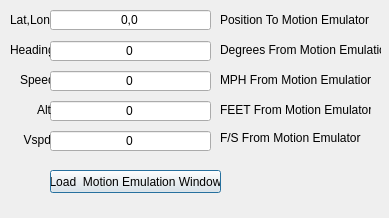
<?xml version="1.0" encoding="UTF-8"?>
<ui version="4.0">
 <class>telemetrysimuDialog</class>
 <widget class="QDialog" name="telemetrysimuDialog">
  <property name="geometry">
   <rect>
    <x>0</x>
    <y>0</y>
    <width>389</width>
    <height>218</height>
   </rect>
  </property>
  <property name="windowTitle">
   <string>Telemetry Simulator</string>
  </property>
  <widget class="QLineEdit" name="LatLon">
   <property name="geometry">
    <rect>
     <x>50</x>
     <y>10</y>
     <width>161</width>
     <height>20</height>
    </rect>
   </property>
   <property name="text">
    <string>0,0</string>
   </property>
   <property name="alignment">
    <set>Qt::AlignCenter</set>
   </property>
  </widget>
  <widget class="QPushButton" name="startMotion">
   <property name="geometry">
    <rect>
     <x>50</x>
     <y>170</y>
     <width>171</width>
     <height>23</height>
    </rect>
   </property>
   <property name="text">
    <string>Load  Motion Emulation Window</string>
   </property>
  </widget>
  <widget class="QLabel" name="mphLabel">
   <property name="geometry">
    <rect>
     <x>220</x>
     <y>70</y>
     <width>161</width>
     <height>20</height>
    </rect>
   </property>
   <property name="text">
    <string>MPH From Motion Emulatior</string>
   </property>
  </widget>
  <widget class="QLabel" name="mphLabel_2">
   <property name="geometry">
    <rect>
     <x>220</x>
     <y>40</y>
     <width>161</width>
     <height>20</height>
    </rect>
   </property>
   <property name="text">
    <string>Degrees From Motion Emulation</string>
   </property>
  </widget>
  <widget class="QLabel" name="label_6">
   <property name="geometry">
    <rect>
     <x>20</x>
     <y>130</y>
     <width>31</width>
     <height>20</height>
    </rect>
   </property>
   <property name="text">
    <string>Vspd</string>
   </property>
   <property name="alignment">
    <set>Qt::AlignRight|Qt::AlignTrailing|Qt::AlignVCenter</set>
   </property>
  </widget>
  <widget class="QLabel" name="fsLabel">
   <property name="geometry">
    <rect>
     <x>220</x>
     <y>130</y>
     <width>161</width>
     <height>16</height>
    </rect>
   </property>
   <property name="text">
    <string>F/S From Motion Emulator</string>
   </property>
  </widget>
  <widget class="QDoubleSpinBox" name="dsAlt">
   <property name="geometry">
    <rect>
     <x>50</x>
     <y>100</y>
     <width>161</width>
     <height>22</height>
    </rect>
   </property>
   <property name="alignment">
    <set>Qt::AlignCenter</set>
   </property>
   <property name="readOnly">
    <bool>true</bool>
   </property>
   <property name="buttonSymbols">
    <enum>QAbstractSpinBox::NoButtons</enum>
   </property>
   <property name="decimals">
    <number>0</number>
   </property>
   <property name="maximum">
    <double>5000.000000000000000</double>
   </property>
   <property name="value">
    <double>0.000000000000000</double>
   </property>
  </widget>
  <widget class="QLabel" name="label_5">
   <property name="geometry">
    <rect>
     <x>20</x>
     <y>100</y>
     <width>31</width>
     <height>20</height>
    </rect>
   </property>
   <property name="text">
    <string>Alt</string>
   </property>
   <property name="alignment">
    <set>Qt::AlignRight|Qt::AlignTrailing|Qt::AlignVCenter</set>
   </property>
  </widget>
  <widget class="QLabel" name="label_3">
   <property name="geometry">
    <rect>
     <x>20</x>
     <y>70</y>
     <width>31</width>
     <height>20</height>
    </rect>
   </property>
   <property name="text">
    <string>Speed</string>
   </property>
  </widget>
  <widget class="QDoubleSpinBox" name="dsSpeed">
   <property name="geometry">
    <rect>
     <x>50</x>
     <y>70</y>
     <width>161</width>
     <height>22</height>
    </rect>
   </property>
   <property name="alignment">
    <set>Qt::AlignCenter</set>
   </property>
   <property name="readOnly">
    <bool>true</bool>
   </property>
   <property name="buttonSymbols">
    <enum>QAbstractSpinBox::NoButtons</enum>
   </property>
   <property name="decimals">
    <number>0</number>
   </property>
   <property name="maximum">
    <double>250.000000000000000</double>
   </property>
  </widget>
  <widget class="QLabel" name="label_4">
   <property name="geometry">
    <rect>
     <x>10</x>
     <y>40</y>
     <width>41</width>
     <height>20</height>
    </rect>
   </property>
   <property name="text">
    <string>Heading</string>
   </property>
  </widget>
  <widget class="QDoubleSpinBox" name="dsHeading">
   <property name="geometry">
    <rect>
     <x>50</x>
     <y>40</y>
     <width>161</width>
     <height>22</height>
    </rect>
   </property>
   <property name="alignment">
    <set>Qt::AlignCenter</set>
   </property>
   <property name="readOnly">
    <bool>true</bool>
   </property>
   <property name="buttonSymbols">
    <enum>QAbstractSpinBox::NoButtons</enum>
   </property>
   <property name="decimals">
    <number>0</number>
   </property>
   <property name="maximum">
    <double>360.000000000000000</double>
   </property>
   <property name="value">
    <double>0.000000000000000</double>
   </property>
  </widget>
  <widget class="QDoubleSpinBox" name="dsFs">
   <property name="geometry">
    <rect>
     <x>50</x>
     <y>130</y>
     <width>161</width>
     <height>22</height>
    </rect>
   </property>
   <property name="alignment">
    <set>Qt::AlignCenter</set>
   </property>
   <property name="readOnly">
    <bool>true</bool>
   </property>
   <property name="buttonSymbols">
    <enum>QAbstractSpinBox::NoButtons</enum>
   </property>
   <property name="decimals">
    <number>0</number>
   </property>
   <property name="minimum">
    <double>-100.000000000000000</double>
   </property>
   <property name="maximum">
    <double>100.000000000000000</double>
   </property>
   <property name="value">
    <double>0.000000000000000</double>
   </property>
  </widget>
  <widget class="QLabel" name="altLabel">
   <property name="geometry">
    <rect>
     <x>220</x>
     <y>100</y>
     <width>151</width>
     <height>20</height>
    </rect>
   </property>
   <property name="text">
    <string>FEET From Motion Emulator</string>
   </property>
  </widget>
  <widget class="QLabel" name="mphLabel_3">
   <property name="geometry">
    <rect>
     <x>220</x>
     <y>10</y>
     <width>161</width>
     <height>20</height>
    </rect>
   </property>
   <property name="text">
    <string>Position To Motion Emulator</string>
   </property>
  </widget>
  <widget class="QLabel" name="label_7">
   <property name="geometry">
    <rect>
     <x>10</x>
     <y>10</y>
     <width>41</width>
     <height>20</height>
    </rect>
   </property>
   <property name="text">
    <string>Lat,Lon</string>
   </property>
  </widget>
 </widget>
 <resources/>
 <connections/>
</ui>
